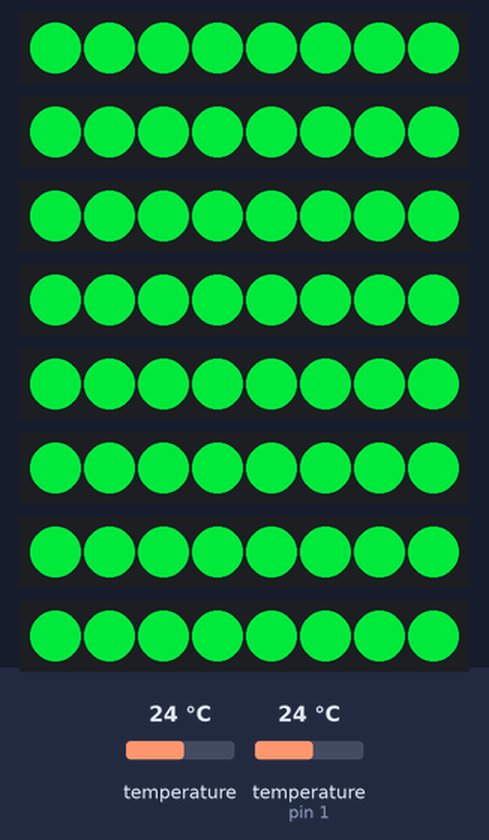
Recording of a sketch running on a simulated Arduino Uno, built with avr-gcc and run on an emulated ATmega328P. Parts: 8 × 8 RGB LEDs in strip order, left to right. The test bench sets the inputs (shaded band); at power-on: temperature 24 °C, temperature (sensor on pin 1) 24 °C. Dim RGB values are drawn brighter than linear.

Above: at 1.2 s.
1.3 s: temperature (sensor 0) set to 12 °C
At 2.5 s:
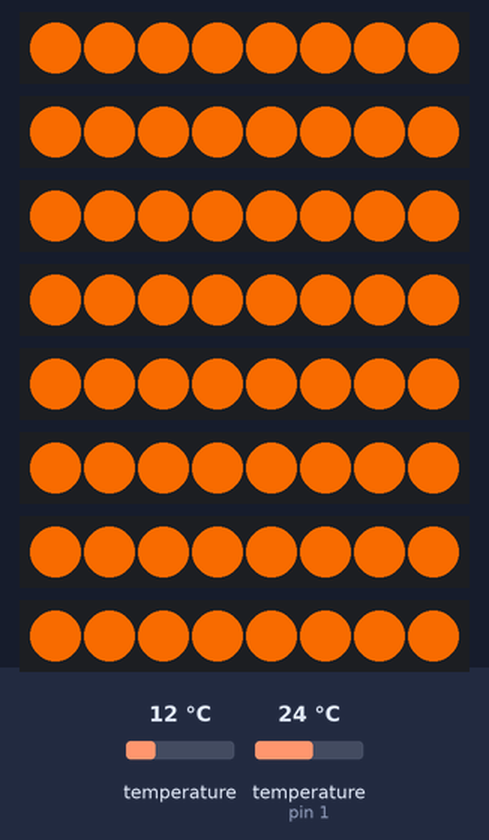
2.8 s: temperature (sensor 0) set to 19 °C
At 3.9 s:
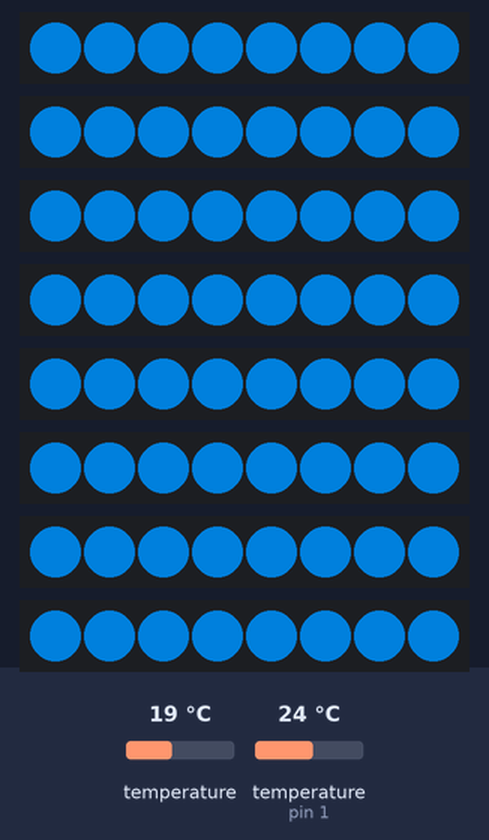
4.3 s: temperature (sensor 0) set to 28 °C
At 5.1 s:
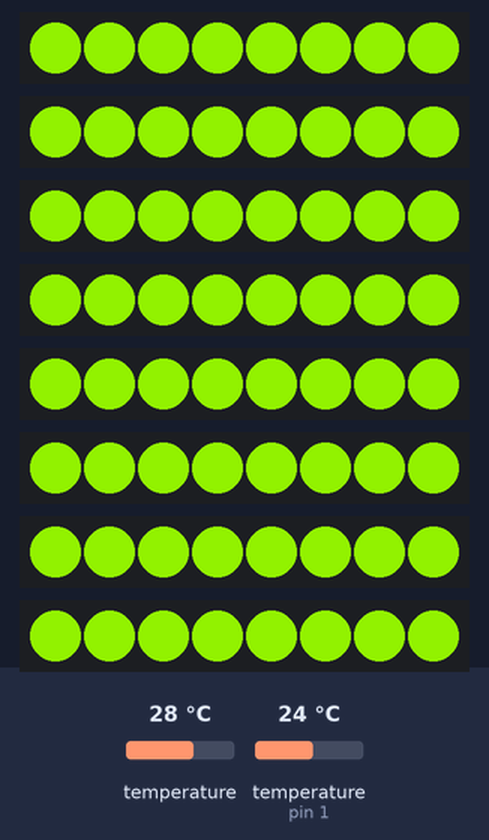
5.8 s: temperature (sensor 0) set to 41 °C
At 7.0 s:
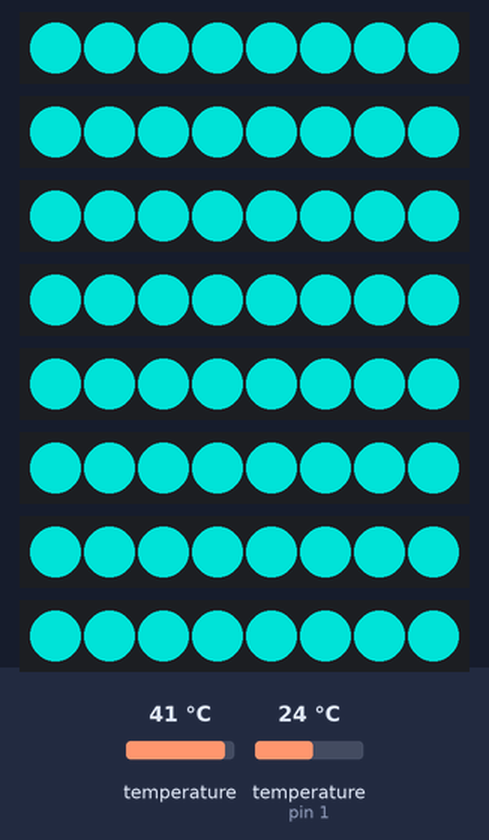
7.3 s: temperature (sensor 0) set to 2 °C
At 8.3 s:
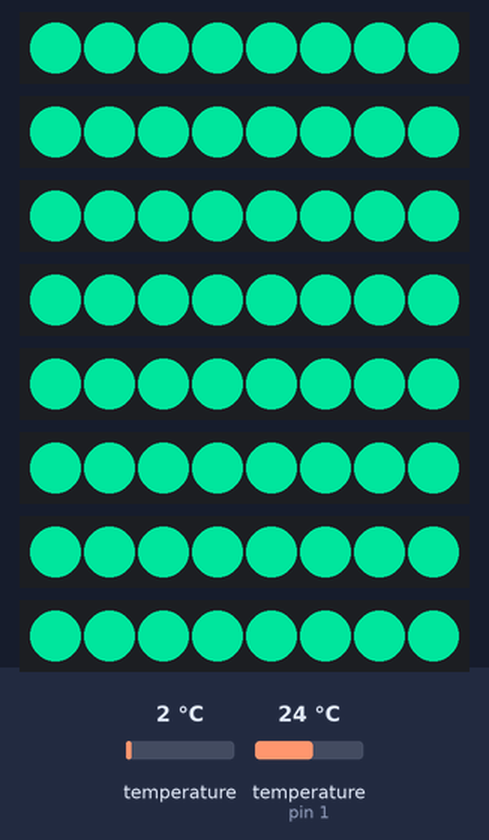
8.8 s: temperature (sensor 0) set to 9 °C
At 9.5 s:
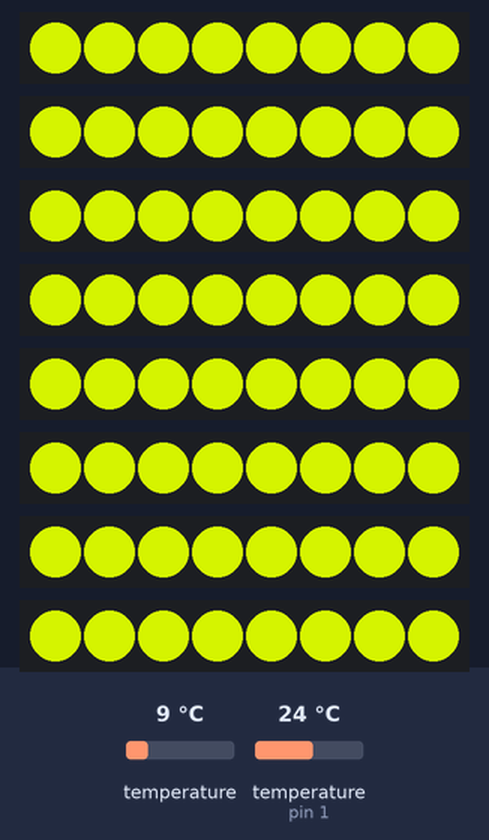
Timing chart, 0 to 11.3 s (numbered marks = the images above; inputs shaded):
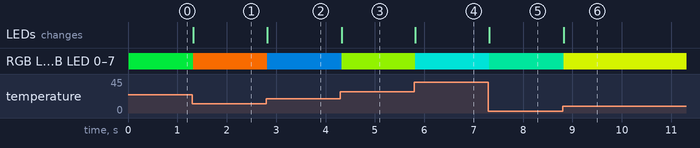

The sketch:

thermal_camera.ino
```cpp
#include <FastLED.h>
#include <Wire.h>
#include <Adafruit_AMG88xx.h>

Adafruit_AMG88xx amg;

float pixels[AMG88xx_PIXEL_ARRAY_SIZE];

#define NUM_LEDS 8

#define DATA_PIN_1 2
#define DATA_PIN_2 3
#define DATA_PIN_3 4
#define DATA_PIN_4 5
#define DATA_PIN_5 6
#define DATA_PIN_6 7
#define DATA_PIN_7 8
#define DATA_PIN_8 9

float mintemp;
float maxtemp;

CRGB leds[8][NUM_LEDS];

//rgb565, needs to be converted to rgb888
const uint16_t camColors[] = {0x480F,
0x400F,0x400F,0x400F,0x4010,0x3810,0x3810,0x3810,0x3810,0x3010,0x3010,
0x3010,0x2810,0x2810,0x2810,0x2810,0x2010,0x2010,0x2010,0x1810,0x1810,
0x1811,0x1811,0x1011,0x1011,0x1011,0x0811,0x0811,0x0811,0x0011,0x0011,
0x0011,0x0011,0x0011,0x0031,0x0031,0x0051,0x0072,0x0072,0x0092,0x00B2,
0x00B2,0x00D2,0x00F2,0x00F2,0x0112,0x0132,0x0152,0x0152,0x0172,0x0192,
0x0192,0x01B2,0x01D2,0x01F3,0x01F3,0x0213,0x0233,0x0253,0x0253,0x0273,
0x0293,0x02B3,0x02D3,0x02D3,0x02F3,0x0313,0x0333,0x0333,0x0353,0x0373,
0x0394,0x03B4,0x03D4,0x03D4,0x03F4,0x0414,0x0434,0x0454,0x0474,0x0474,
0x0494,0x04B4,0x04D4,0x04F4,0x0514,0x0534,0x0534,0x0554,0x0554,0x0574,
0x0574,0x0573,0x0573,0x0573,0x0572,0x0572,0x0572,0x0571,0x0591,0x0591,
0x0590,0x0590,0x058F,0x058F,0x058F,0x058E,0x05AE,0x05AE,0x05AD,0x05AD,
0x05AD,0x05AC,0x05AC,0x05AB,0x05CB,0x05CB,0x05CA,0x05CA,0x05CA,0x05C9,
0x05C9,0x05C8,0x05E8,0x05E8,0x05E7,0x05E7,0x05E6,0x05E6,0x05E6,0x05E5,
0x05E5,0x0604,0x0604,0x0604,0x0603,0x0603,0x0602,0x0602,0x0601,0x0621,
0x0621,0x0620,0x0620,0x0620,0x0620,0x0E20,0x0E20,0x0E40,0x1640,0x1640,
0x1E40,0x1E40,0x2640,0x2640,0x2E40,0x2E60,0x3660,0x3660,0x3E60,0x3E60,
0x3E60,0x4660,0x4660,0x4E60,0x4E80,0x5680,0x5680,0x5E80,0x5E80,0x6680,
0x6680,0x6E80,0x6EA0,0x76A0,0x76A0,0x7EA0,0x7EA0,0x86A0,0x86A0,0x8EA0,
0x8EC0,0x96C0,0x96C0,0x9EC0,0x9EC0,0xA6C0,0xAEC0,0xAEC0,0xB6E0,0xB6E0,
0xBEE0,0xBEE0,0xC6E0,0xC6E0,0xCEE0,0xCEE0,0xD6E0,0xD700,0xDF00,0xDEE0,
0xDEC0,0xDEA0,0xDE80,0xDE80,0xE660,0xE640,0xE620,0xE600,0xE5E0,0xE5C0,
0xE5A0,0xE580,0xE560,0xE540,0xE520,0xE500,0xE4E0,0xE4C0,0xE4A0,0xE480,
0xE460,0xEC40,0xEC20,0xEC00,0xEBE0,0xEBC0,0xEBA0,0xEB80,0xEB60,0xEB40,
0xEB20,0xEB00,0xEAE0,0xEAC0,0xEAA0,0xEA80,0xEA60,0xEA40,0xF220,0xF200,
0xF1E0,0xF1C0,0xF1A0,0xF180,0xF160,0xF140,0xF100,0xF0E0,0xF0C0,0xF0A0,
0xF080,0xF060,0xF040,0xF020,0xF800,};

uint32_t depth_converter(uint16_t rgb565)
{
  uint32_t rgb888 = 0;

  rgb888 += ((uint32_t)(rgb565 & 0b1111100000000000))<<8;//red
  rgb888 += ((uint32_t)(rgb565 & 0b0000011111100000))<<5;//green
  rgb888 += ((uint32_t)(rgb565 & 0b0000000000011111))<<3;//blue

  return rgb888;
}

void setup() {
  FastLED.addLeds<WS2812B, DATA_PIN_1, GRB>(leds[0], NUM_LEDS);
  FastLED.addLeds<WS2812B, DATA_PIN_2, GRB>(leds[1], NUM_LEDS);
  FastLED.addLeds<WS2812B, DATA_PIN_3, GRB>(leds[2], NUM_LEDS);
  FastLED.addLeds<WS2812B, DATA_PIN_4, GRB>(leds[3], NUM_LEDS);
  FastLED.addLeds<WS2812B, DATA_PIN_5, GRB>(leds[4], NUM_LEDS);
  FastLED.addLeds<WS2812B, DATA_PIN_6, GRB>(leds[5], NUM_LEDS);
  FastLED.addLeds<WS2812B, DATA_PIN_7, GRB>(leds[6], NUM_LEDS);
  FastLED.addLeds<WS2812B, DATA_PIN_8, GRB>(leds[7], NUM_LEDS);

  bool status;

  Serial.begin(115200);

  status = amg.begin();
  if (!status) {
    Serial.println("Could not find a valid AMG88xx sensor, check wiring!");
    while (1);
  }

  float room_temp = amg.readThermistor();
  mintemp = room_temp - 10;
  maxtemp = room_temp + 10;
}

void loop() {
  amg.readPixels(pixels);
  uint8_t scaled;

  for (int i = 0; i < 8; i++)
  {
    for (int j = 0; j < 8; j++)
    {
      scaled = map((pixels[i * 8 + j]), mintemp, maxtemp, 0, 255);
      scaled = constrain(scaled, 0, 255);

      leds[j][i] = depth_converter(camColors[scaled]);
    }
  }
//  Serial.print("d:");
//  Serial.print(scaled);
//  Serial.print(", ");
//  Serial.print("r:");
//  Serial.print(leds[0][0].red);
//  Serial.print(", ");
//  Serial.print("g:");
//  Serial.print(leds[0][0].green);
//  Serial.print(", ");
//  Serial.print("b:");
//  Serial.println(leds[0][0].blue);

  FastLED.show();

}
```

Measured:
- after the input at 1.3 s, RGB LED 0–7, RGB LED 0–7, RGB LED 0–7, RGB LED 0–7, RGB LED 0–7, RGB LED 0–7, RGB LED 0–7, RGB LED 0–7: RGB(0, 188, 48) → RGB(232, 100, 0) at once; the LEDs: change at once (image 1)
- after the input at 2.8 s, RGB LED 0–7, RGB LED 0–7, RGB LED 0–7, RGB LED 0–7, RGB LED 0–7, RGB LED 0–7, RGB LED 0–7, RGB LED 0–7: RGB(232, 100, 0) → RGB(0, 88, 152) at once; the LEDs: change at once (image 2)
- after the input at 4.3 s, RGB LED 0–7, RGB LED 0–7, RGB LED 0–7, RGB LED 0–7, RGB LED 0–7, RGB LED 0–7, RGB LED 0–7, RGB LED 0–7: RGB(0, 88, 152) → RGB(128, 212, 0) at once; the LEDs: change at once (image 3)
- after the input at 5.8 s, RGB LED 0–7, RGB LED 0–7, RGB LED 0–7, RGB LED 0–7, RGB LED 0–7, RGB LED 0–7, RGB LED 0–7, RGB LED 0–7: RGB(128, 212, 0) → RGB(0, 168, 160) at once; the LEDs: change at once (image 4)
- after the input at 7.3 s, RGB LED 0–7, RGB LED 0–7, RGB LED 0–7, RGB LED 0–7, RGB LED 0–7, RGB LED 0–7, RGB LED 0–7, RGB LED 0–7: RGB(0, 168, 160) → RGB(0, 176, 120) at once; the LEDs: change at once (image 5)
- after the input at 8.8 s, RGB LED 0–7, RGB LED 0–7, RGB LED 0–7, RGB LED 0–7, RGB LED 0–7, RGB LED 0–7, RGB LED 0–7, RGB LED 0–7: RGB(0, 176, 120) → RGB(192, 220, 0) at once; the LEDs: change at once (image 6)
